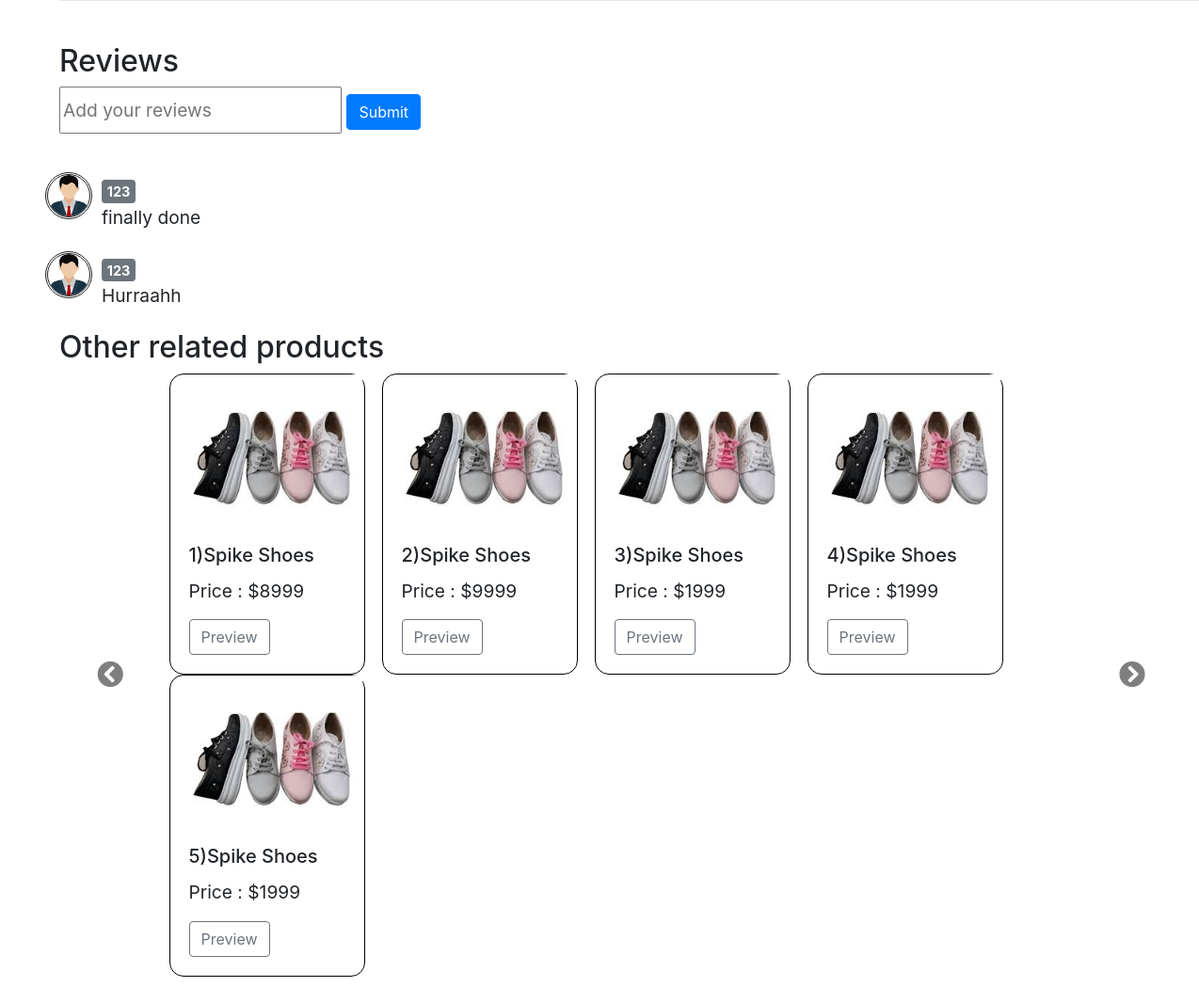
/productDetail/2 (lower part), run on an earlier commit of the app's database.
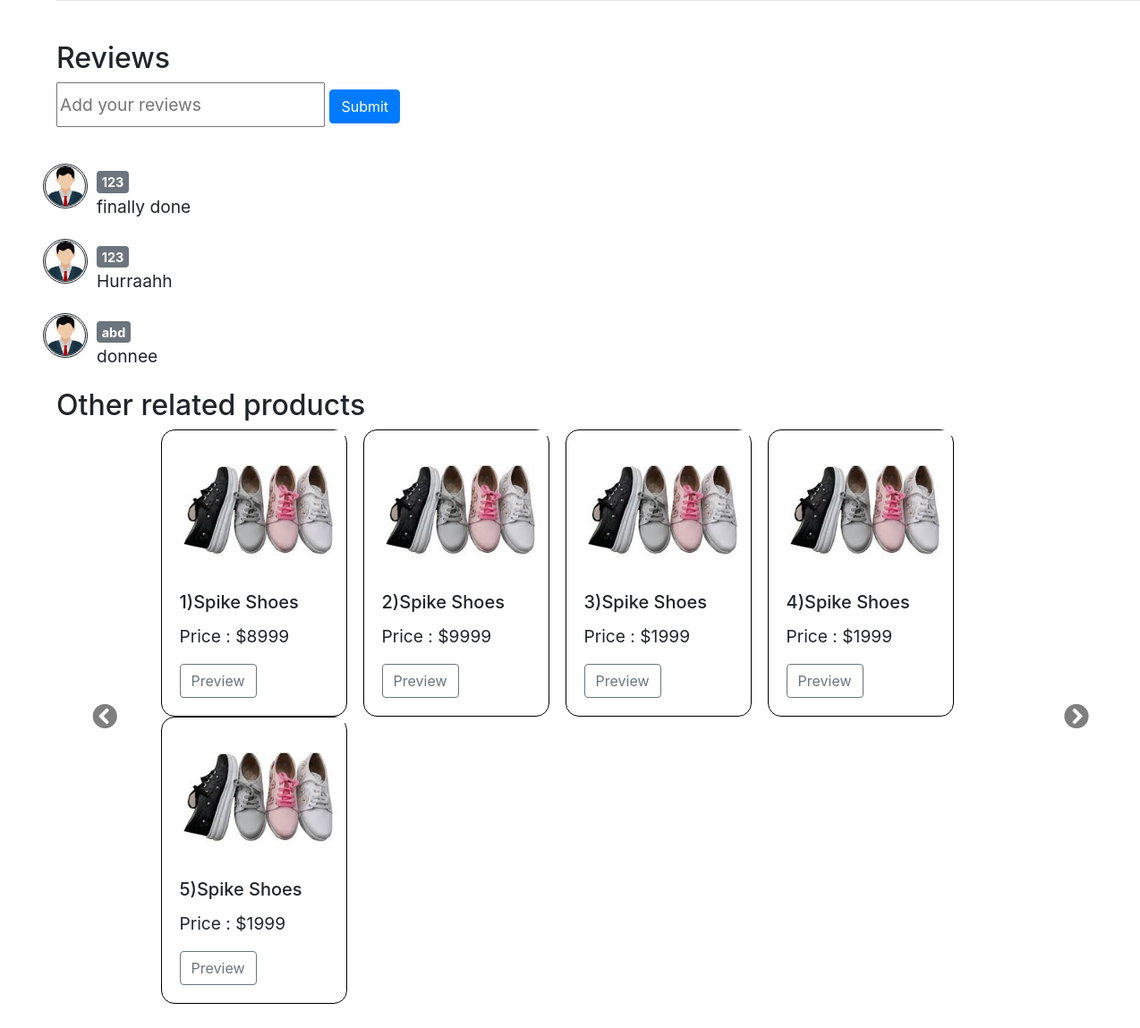
And on a later commit of the database.
### shop/models.py (models this page shows, shortened)
class Product_Review(models.Model):
        review_user_id = models.ForeignKey(User,on_delete=models.CASCADE, default="0")
        review_product_id = models.ForeignKey(Product_Detail,on_delete=models.CASCADE, default='1')
        srNo = models.AutoField(primary_key=True)
        message = models.CharField(max_length=300, default='-')
        currentTime = models.DateTimeField(auto_now_add=True)

### shop/views.py (the view, shortened to what this page needs)
# urls.py: path("productDetail/<int:product_id>",views.productPreview,name="ProductDetail"),
def productPreview(request,product_id):
    reviews = Product_Review.objects.filter(review_product_id=product_id)
    context = {'current_product_id' : product_id, 'review' : reviews}
    return render(request,'productPreview.html' , context=context)

### shop/templates/productPreview.html (shortened to what the changed rows need)
{% extends 'base.html' %} {% load static %}
    {% block head %}
    <link rel="stylesheet" href="{% static 'css/productPreview.css' %}">
    <title> {% block title %} Product Preview {% endblock %}</title> {% endblock %}
{% block body %}
<div class="container-fluid m-5">
    <br>
    <br><br>
    <br>
    <br>
    <br>
    <h2>Reviews</h2>
    <br>
    <div class="reviewbox">
        {% load static %}
        {% for i in review %}
        <div class="row">
            <img class="userimg" src="{% static 'images/myuser.png' %}" style="height: 50px;">
            <div class="reviewboxcontent col-md-3">
                <p class="badge badge-secondary" style="display: inline;">{{i.review_user_id}}</p>
                <p>{{i.message}}</p>
            </div>
        </div>
          {% endfor %}
    </div>
    <h2>Other related products</h2>
</div>
{% endblock %}

What changed in the data, as far as the page shows it:
added Product_Review: review_user_id "abd", message "donnee"
